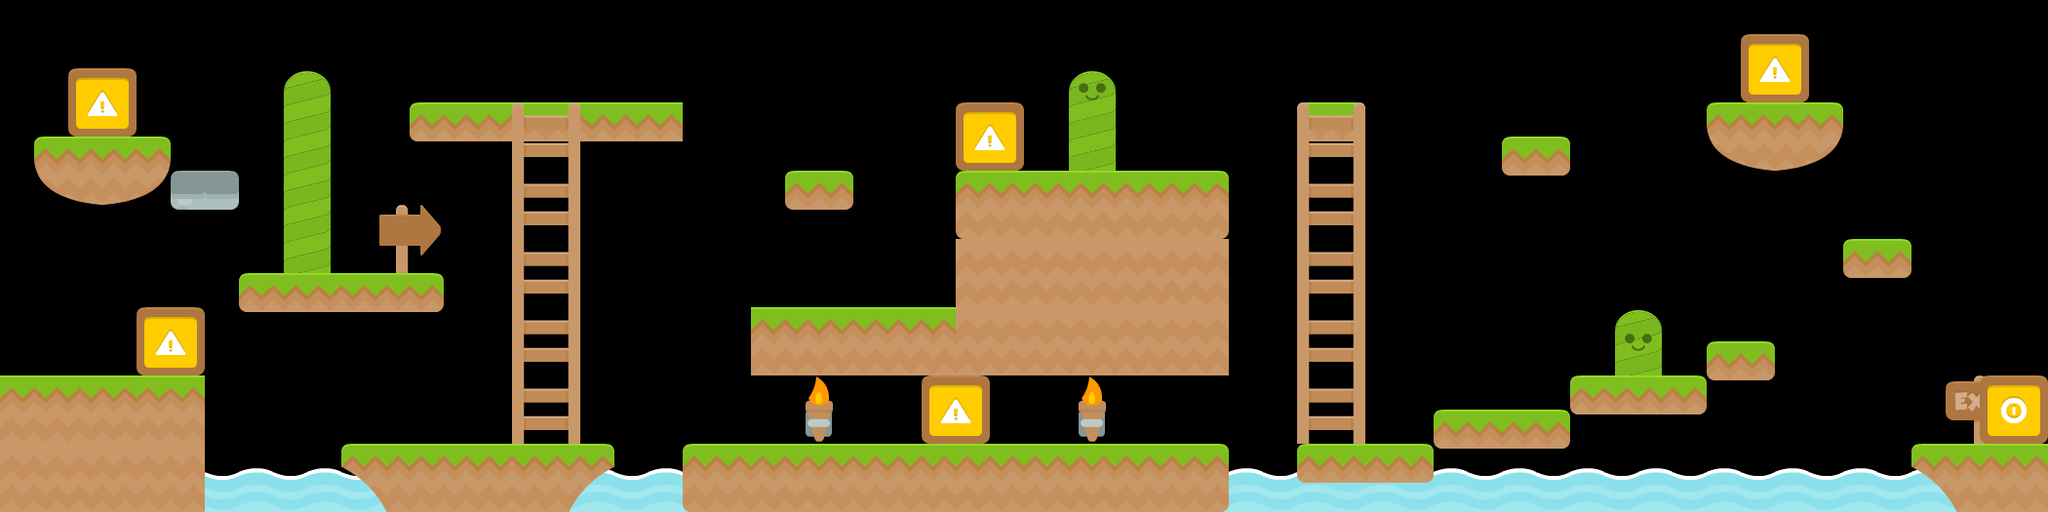

A level layout from a 2D game, rendered from its tile map. Below: a short description, then the map file with tile-grid data replaced by summaries:
An orthogonal 60x15 tile map with 35x35 px tiles, 5 tile layers (Background Images, Platforms, Ladders, Bats, ...).

<map version="1.0" orientation="orthogonal" renderorder="right-down" width="60" height="15" tilewidth="35" tileheight="35" nextobjectid="1">
 <tileset firstgid="1" name="Platformer" tilewidth="70" tileheight="70" spacing="2" margin="2" tilecount="196">
  <image source="tileset.png" width="1024" height="1024" />
 </tileset>
 <layer name="Background Images" width="60" height="15">
  <data>[900 cells, 29 non-empty, 8 distinct tile ids]</data>
 </layer>
 <layer name="Platforms" width="60" height="15">
  <data>[900 cells, 58 non-empty, 13 distinct tile ids]</data>
 </layer>
 <layer name="Ladders" width="60" height="15">
  <data>[900 cells, 10 non-empty, 2 distinct tile ids]</data>
 </layer>
 <layer name="Bats" width="60" height="15">
  <data>[900 cells, 5 non-empty, 1 distinct tile ids]</data>
 </layer>
 <layer name="Triggers" width="60" height="15">
  <data>[900 cells, 1 non-empty, 1 distinct tile ids]</data>
 </layer>
</map>
